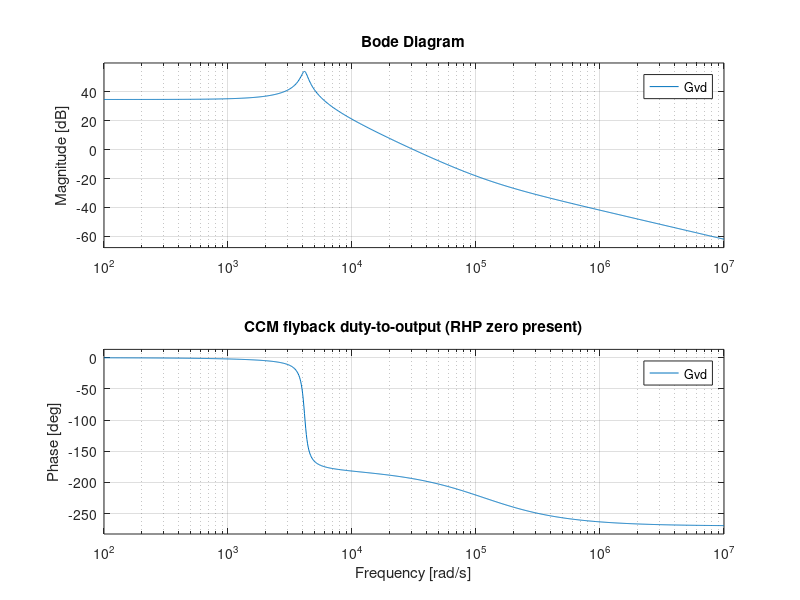

Here is the MATLAB script that generated this plot: (Note: this script raises an error after producing the figure.)
% Flyback converter teaching example: ideal CCM, resistive load.
% Dr. Fulong Li -- first draft, September 2026.
% Requires MATLAB and Control System Toolbox.
% Numerical model independently checked; native MATLAB execution pending.
% The CCM flyback is a buck-boost seen through a turns ratio: the model is
% written in SECONDARY-REFERRED quantities, with Le = Lm/n^2.
clear; clc;
Vg = 48; V = 12; Pout = 30; fs = 100e3;
n  = 2;             % Np:Ns
Lm = 220e-6;        % primary magnetising inductance
C  = 470e-6; R = V^2/Pout;
Le = Lm/n^2;        % secondary-referred
D  = V*n/(Vg+V*n); Dp = 1-D;
Io = V/R; Im = Pout/Vg/D;    % primary-referred magnetising current
fprintf('D=%.4f, Im(pri)=%.3f A, Io=%.3f A, Le=%.1f uH\n',D,Im,Io,Le*1e6);
fprintf('Switch stress Vin+n*Vo = %.1f V, diode reverse = %.1f V\n', ...
    Vg+n*V, V+Vg/n);
s = tf('s');
Gd0 = V/(D*Dp); w0 = Dp/sqrt(Le*C); Q = Dp*R*sqrt(C/Le); wz = Dp^2*R/(D*Le);
Gvd = Gd0*(1-s/wz)/(1+s/(Q*w0)+s^2/w0^2);
fprintf('f0=%.1f Hz, Q=%.3f, fz_RHP=%.2f kHz, Gd0=%.2f V/duty\n', ...
    w0/2/pi,Q,wz/2/pi/1e3,Gd0);
fprintf('Resonant peak = %.0f (%.1f dB)\n',Gd0*Q,20*log10(Gd0*Q));
figure; bode(Gvd); grid on; title('CCM flyback duty-to-output (RHP zero present)');
% Deliberately slow PI baseline: the LC peak is about 54 dB, so a pure PI
% must cross over far below f0. Type II compensation is the practical answer.
Kp = 1.5e-3; Ki = 1.5;
Gc = Kp+Ki/s; T = Gc*Gvd;
disp('All nominal continuous-time loop margins:'); disp(allmargin(T));
CL = feedback(T,1);
assert(isstable(CL),'Nominal continuous-time loop is unstable');
figure; margin(T); grid on; title('Nominal PI loop -- check every crossing');
figure; step(0.1*CL,linspace(0,0.5,5001)); grid on;
title('Output perturbation for a 0.1 V reference step');
% Operating-point sweep: everything moves with line voltage.
fprintf('\n  Vin      D     f0(Hz)    Q     fz_RHP(kHz)  peak(dB)\n');
for Vk = [36 48 72]
    Dk = V*n/(Vk+V*n); Dpk = 1-Dk;
    G = V/(Dk*Dpk); w = Dpk/sqrt(Le*C); Qk = Dpk*R*sqrt(C/Le);
    fprintf('%5.0f  %.4f  %7.1f  %6.3f  %10.2f  %8.1f\n', ...
        Vk,Dk,w/2/pi,Qk,Dpk^2*R/(Dk*Le)/2/pi/1e3,20*log10(G*Qk));
end
% DCM boundary -- a flyback of this rating enters DCM well inside its load
% range, and the DCM model is different (first order, no RHP zero).
dIm = Vg*D/(Lm*fs);
fprintf('\nCCM/DCM boundary at Pout = %.2f W (Io = %.3f A)\n', ...
    Vg*D*dIm/2, Vg*D*dIm/2/V);
% Not modelled here: leakage inductance, the RCD clamp, DCM, startup,
% optocoupler dynamics or the secondary-side reference.
